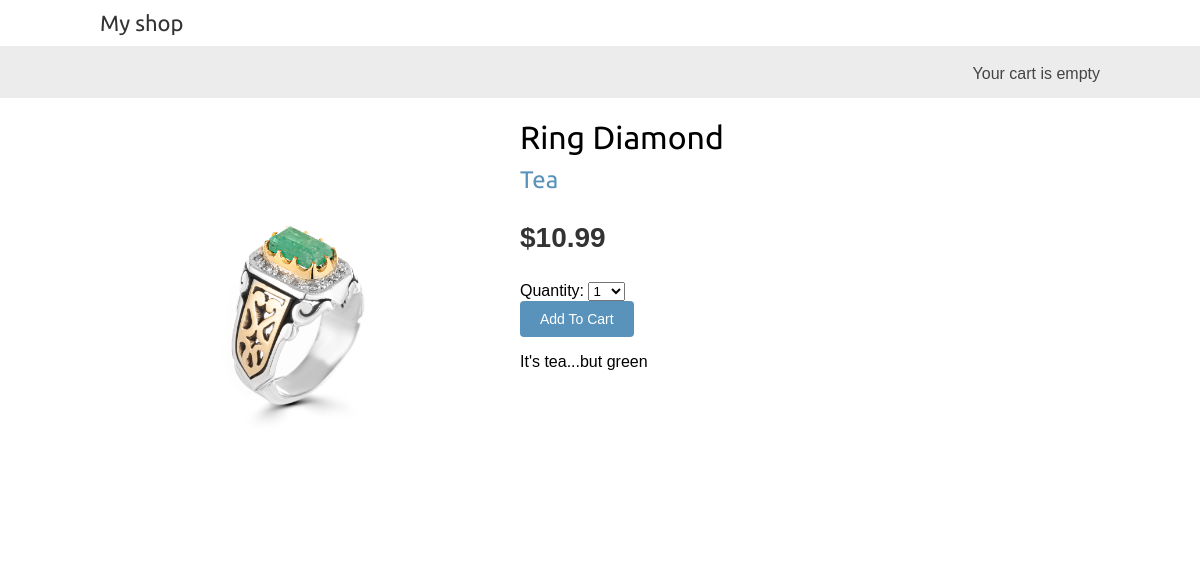
Page /1/green-tea/ on the committed database.
### shop/models.py (models this page shows, shortened)
class Product(models.Model):
    category = models.ForeignKey(Category, related_name='products', on_delete=models.CASCADE)
    name = models.CharField(max_length=200)
    slug = models.SlugField(max_length=200)
    image = models.ImageField(upload_to='products/%Y/%m/%d', blank=True)
    description = models.TextField(blank=True)
    price = models.DecimalField(max_digits=10, decimal_places=2)
    available = models.BooleanField(default=True)
    created = models.DateTimeField(auto_now_add=True)
    updated = models.DateTimeField(auto_now=True)
    class Meta:
        ordering = ['name']
        indexes = [
            models.Index(fields=['id', 'slug']),
            models.Index(fields=['name']),
            models.Index(fields=['-created']),
        ]

class Category(models.Model):
    name = models.CharField(max_length=200)
    slug = models.SlugField(max_length=200)
    class Meta:
        ordering = ['name']
        indexes = [
            models.Index(fields=['name']),
        ]
        verbose_name = 'category'
        verbose_name_plural = 'categories'
    def __str__(self):
        return self.name
    def get_absolute_url(self):
        return reverse('shop:product_list_by_category', args=[self.slug])

### shop/views.py (the view)
# urls.py: path('<int:id>/<slug:slug>/', views.product_detail, name='product_detail'),
def product_detail(request, id, slug):
    product = get_object_or_404(Product, id=id, slug=slug, available=True)
    cart_product_form = CartAddProductForm
    r = Recommender()
    recommended_products = r.suggest_products_for([product], 4)
    context = {
        'product':product,
        'cart_product_form':cart_product_form,
        'recommended_products': recommended_products,
    }
    return render(request, 'shop/product/detail.html', context)

### cart/cart.py (called while the page is built)
    def __len__(self):
        return sum(item['quantity'] for item in self.cart.values())

### cart/context_processors.py (called while the page is built)
def cart(request):
    return {'cart' : Cart(request)}

### shop/recommender.py (called while the page is built, shortened)
    def get_product_key(self, id):
        return f'Product:{id}:purchased_with'

    def suggest_products_for(self, products, max_results=6):
        product_ids = [p.id for p in products]
        if len(products) == 1:
            suggestions = r.zrange(self.get_product_key(product_ids[0]), 0, -1, desc=True)[:max_results]
        suggested_products_ids = [int(id) for id in suggestions]
        suggested_products = list(Product.objects.filter(id__in=suggested_products_ids))
        suggested_products.sort(key=lambda x: suggested_products_ids.index(x.id))
        return suggested_products

### shop/templates/shop/product/detail.html (shortened to what this page needs)
{% extends 'shop/base.html' %}
{% load static %}
{% block content %}
    <div class="product-detail">
        <img src="{% if product.image %}{{ product.image.url }}{% else %}{% static 'img/no_image.png' %}{% endif %}">
        <h1>{{ product.name }}</h1>
        <h2>
            <a href="{{ product.category.get_absolute_url }}">
                {{ product.category }}
            </a>
        </h2>
        <p class="price">${{ product.price }}</p>
        <form action="{% url 'cart:cart_add' product.id %}" method="post">
            {{ cart_product_form }}
            <input type="submit" value="Add To Cart">
        </form>
        {{ product.description|linebreaks }}
    </div>
{% endblock %}

### shop/static/css/base.css (style rules this page uses)
body { margin:0; padding:0; font-family:helvetica, sans-serif; }
h1, h2, h3, h4, h5 , h6 { font-family: 'Ubuntu', sans-serif; font-weight:normal; }
a { text-decoration:none; color:#5993bb; }
a.button, input[type="submit"] { color:#fff; background:#5993bb; border-radius:4px; padding:10px 20px; font-size:14px; border:0; }
.product-detail { text-align:justify; }
.product-detail .price { color:#333; font-size:28px; font-weight:bold; }
.product-detail img { width:40%; float:left; padding:0 20px 20px 0; }
.product-detail h1 { margin-bottom:0; }
.product-detail h2 { margin-top:10px; }

### rows in the picture
Product: image (picture), name "Ring Diamond", category "Tea", price "10.99", description "It's tea...but green"
